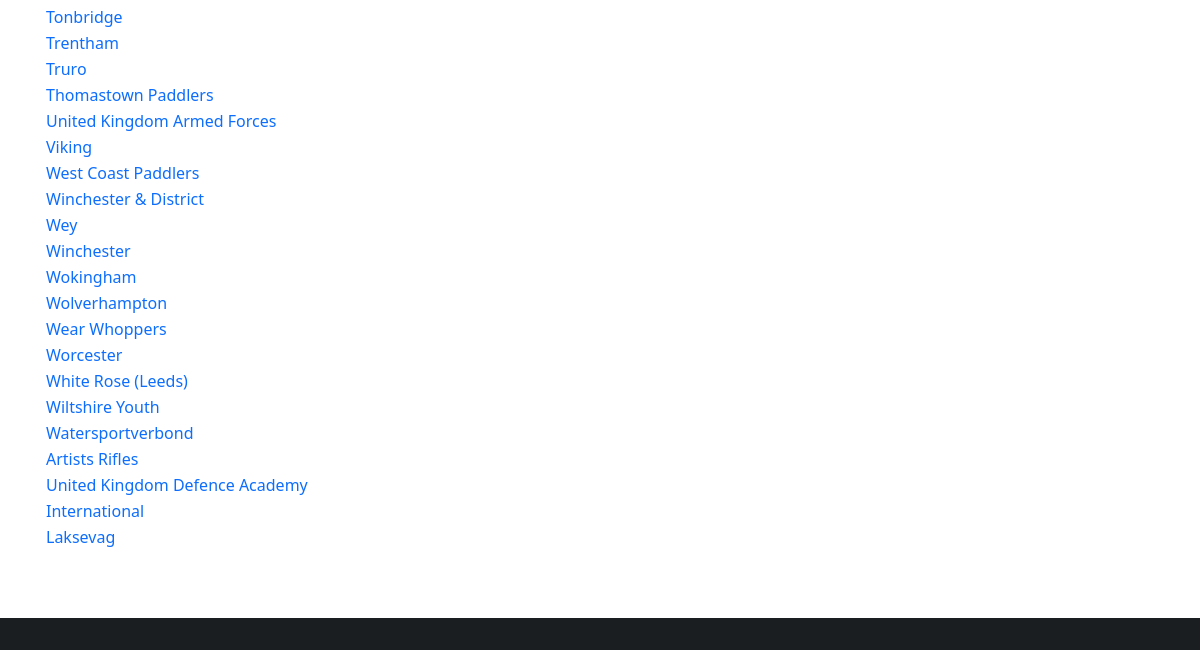
The app's page /clubs (lower part), older data.
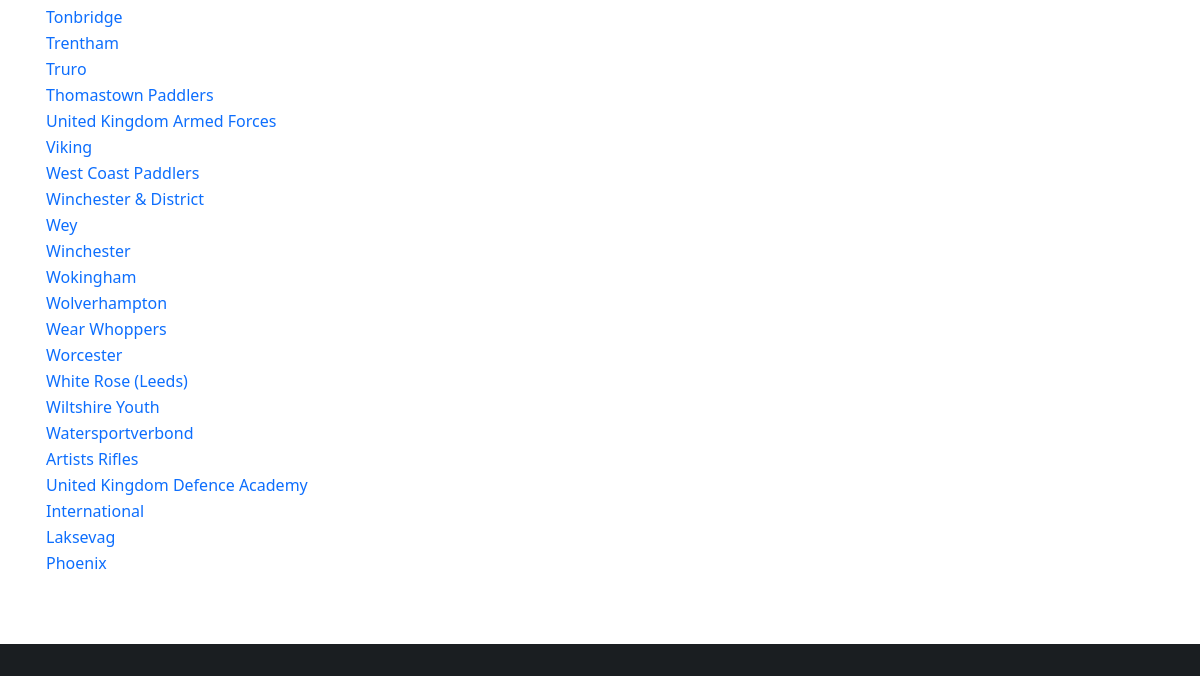
The same page, newer data.
### database/database/club.py (models this page shows, shortened)
class Club(Base):
    __tablename__ = "club"
    id = Column(Integer, primary_key=True)
    name = Column(String)
    code_regex = Column(String())
    services = Column(Boolean, server_default=expression.false())

### paddle/views/club.py (the view)
@blueprint.route("/clubs")
def clubs():
    clubs = session.query(db.Club).all()
    return render_template("clubs.j2", clubs=clubs)

### paddle/templates/clubs.j2 (shortened to what this page needs)
{% extends "base.j2" %}
{% block content %}
<table>
    {% for club in clubs %}
    <tr>
        <td><a href="{{ url_for('kanoe.club', club_id=club.id) }}">{{ club.name }}</td>
    </tr>
    {% endfor %}
</table>
{% endblock %}

Row changes from the older to the newer data that the page shows:
added Club: name "Phoenix"
